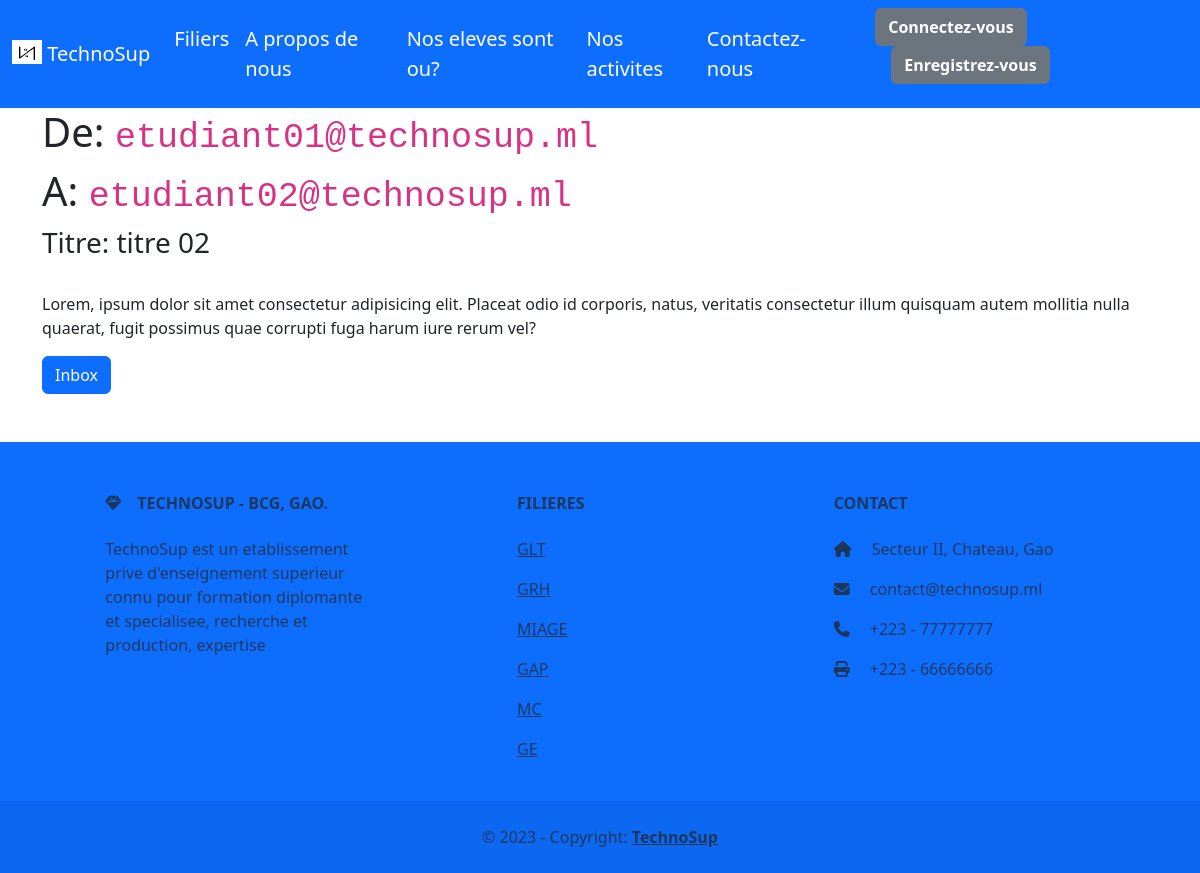
The app's page /message/2/ with its own data.
### app/models.py (models this page shows, shortened)
class Message(models.Model):
    envoyeur = models.ForeignKey(CustomUser, on_delete=models.CASCADE)
    titre_message = models.CharField(max_length=100)
    message = models.TextField()
    destinataire_email = models.EmailField()
    date_cree = models.DateTimeField(auto_now_add=True)
    lu = models.BooleanField(default=False)

class CustomUser(AbstractUser):
    USER = (
        ('ADMIN', 'ADMIN'),
        ('STAFF', 'STAFF'),
        ('STUDENT', 'STUDENT'),
    )
    user_type = models.CharField(choices=USER, max_length=50, default='ADMIN')

### app/hod_views.py (the view)
# urls.py: path('message/<str:id>/', hod_views.view_message, name='message'),
def view_message(request, id):
    message = Message.objects.get(id=id)
    message.lu = True
    message.save()
    context = {
        'message': message
    }
    return render(request, 'hod/view_message.html', context)

### templates/hod/view_message.html
{% extends "base.html" %}
{% block content %}
<div class="container pt-5">
    <h1>De: <code>{{ message.envoyeur.email }}</code> </h1>
    <h1>A: <code>{{ message.destinataire_email }}</code></h1>
    <h3>Titre: {{ message.titre_message }}</h3>
    <br>
    <p>{{ message.message }}</p>
    <a href="{% url 'messages' %}" class="btn btn-primary mb-5">Inbox</a>
</div>
{% endblock content %}

### static/css/custom.css (style rules this page uses)
body::before { display: block; content: ""; height: 60px; }

### records on screen
Message: envoyeur.email "etudiant01@technosup.ml", destinataire_email "etudiant02@technosup.ml", titre_message "titre 02", message "Lorem, ipsum dolor sit amet consectetur adipisicing elit. Placeat odio id corporis, natus, veritatis consectetur illum quisquam autem mollitia nulla quaerat, fugit possimus quae corrupti fuga harum iure rerum vel?"
